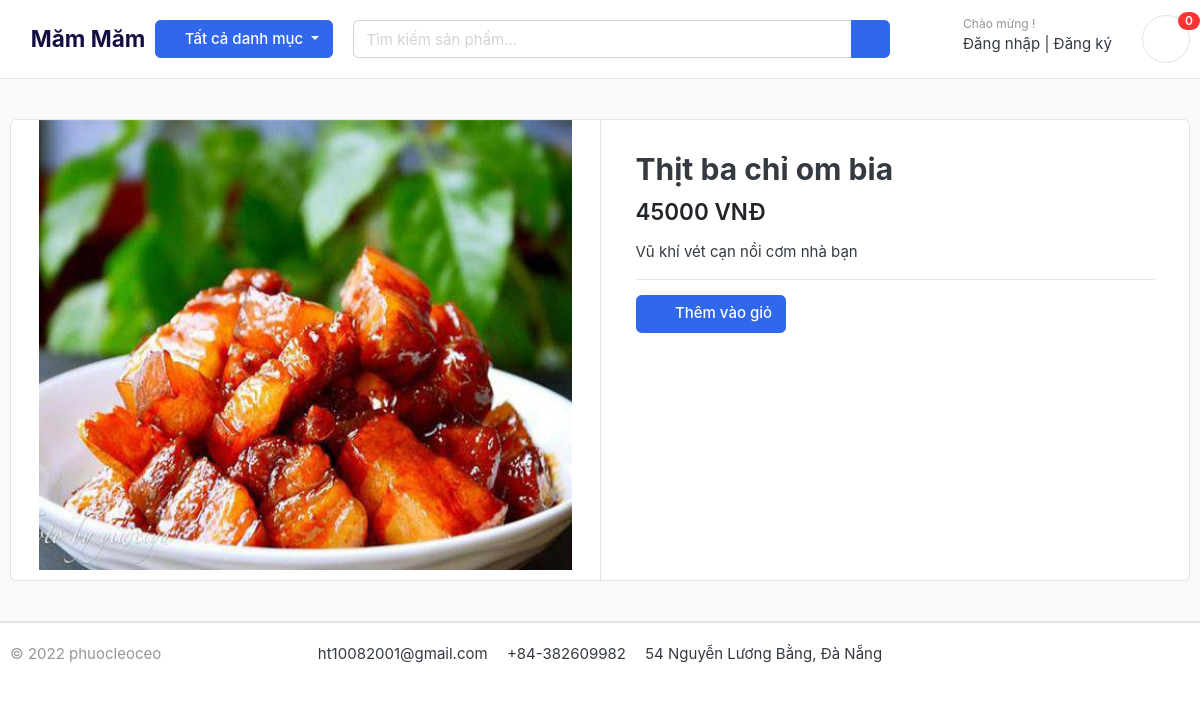
The app's page /product/detail/thit-ba-chi-om-bia with its own data.
### product/models.py (models this page shows, shortened)
class Product(models.Model):
    name = models.CharField(max_length=100, unique=True)
    slug = models.SlugField(max_length=50, unique=True, allow_unicode=True)
    price = models.IntegerField()
    description = models.TextField(max_length=500, blank=True)
    image = models.ImageField(upload_to='photos/products')
    is_available = models.BooleanField(default=True)
    created_date = models.DateTimeField(auto_now_add=True)
    modified_date = models.DateTimeField(auto_now=True)
    category = models.ForeignKey(Category, on_delete=models.CASCADE)
    class Meta:
        verbose_name = "product"
        verbose_name_plural = "products"

### product/views.py (the view)
# urls.py: path("detail/<slug:product_slug>", views.detail, name="product_detail"),
def detail(request, product_slug):
    try:
        product = Product.objects.get(slug=product_slug)
    except Exception as e:
        raise e
    return render(request=request, template_name="product/detail.html",
                  context={"product": product})

### cart/context_processors.py (called while the page is built)
def cart_count(request):
    cart_count_badge = 0
    if "admin" in request.path:
        return {}
    else:
        try:
            cart = Cart.objects.filter(cart_id=cart_id_from_session(request))
            if request.user.is_authenticated:
                cart_items = CartItem.objects.all().filter(user=request.user)
            else:
                cart_items = CartItem.objects.all().filter(cart=cart[:1])
            cart_count_badge = cart_items.count()
        except Cart.DoesNotExist:
            cart_count_badge = 0
    return dict(cart_count_badge=cart_count_badge)

### cart/views.py (called while the page is built)
def cart_id_from_session(request):
    cart_id = request.session.session_key
    if not cart_id:
        cart_id = request.session.create()
    return cart_id

### category/context_processors.py (called while the page is built)
def header_menu_links(request):
    links = Category.objects.all()
    return dict(links=links)

### category/models.py (called while the page is built)
    def get_product(self):
        return reverse("product_by_category", args=[self.slug])

### templates/product/detail.html
{% extends 'base.html' %}
{% block content %}
<section class="section-content padding-y bg">
    <div class="container">
        <div class="card">
            <div class="row no-gutters">
                <aside class="col-md-6">
                    <article class="gallery-wrap">
                        <div class="img-big-wrap">
                            <a href="#">
                                <img src="{{ product.image.url }}">
                            </a>
                        </div>
                    </article>
                </aside>
                <main class="col-md-6 border-left">
                    <article class="content-body">
                        <h2 class="title">{{ product.name }}</h2>
                        <div class="mb-3">
                            <var class="price h4">{{ product.price }} VNĐ</var>
                        </div>
                        <p>{{ product.description }}</p>
                        <hr>
                        <a href="{% url 'add_to_cart' product.id %}" class="btn  btn-primary">
                            <i class="fas fa-cart-plus"></i>
                            <span class="text">Thêm vào giỏ</span>
                        </a>
                    </article>
                </main>
            </div>
        </div>
    </div>
</section>
{% endblock content %}

### foodapp/static/css/ui.css (style rules this page uses)
html { font-family: "Inter", sans-serif; font-size: 15px; }
.content-body { flex: 1 1 auto; padding: 2rem 2.3rem; }
.padding-y { padding-top: 40px; padding-bottom: 40px; }
var { font-style: normal; }
article:after, .form-group:after { display: block; clear: both; content: ""; }
.bg { background-color: #f8f9fa; }
.btn i+.text { margin-left: 10px; }
.price { font-weight: 600; color: #212529; }
.gallery-wrap .img-big-wrap { margin-bottom: 10px; border-radius: 0.37rem; overflow: hidden; background-color: #fff; }
.gallery-wrap .img-big-wrap a { text-align: center; display: block; }
.gallery-wrap .img-big-wrap img { height: 450px; width: auto; display: inline-block; }

### records on screen
Product: image (picture), name "Thịt ba chỉ om bia", price "45000", description "Vũ khí vét cạn nồi cơm nhà bạn"

### other values on screen
{{ cart_count_badge }} "0"
